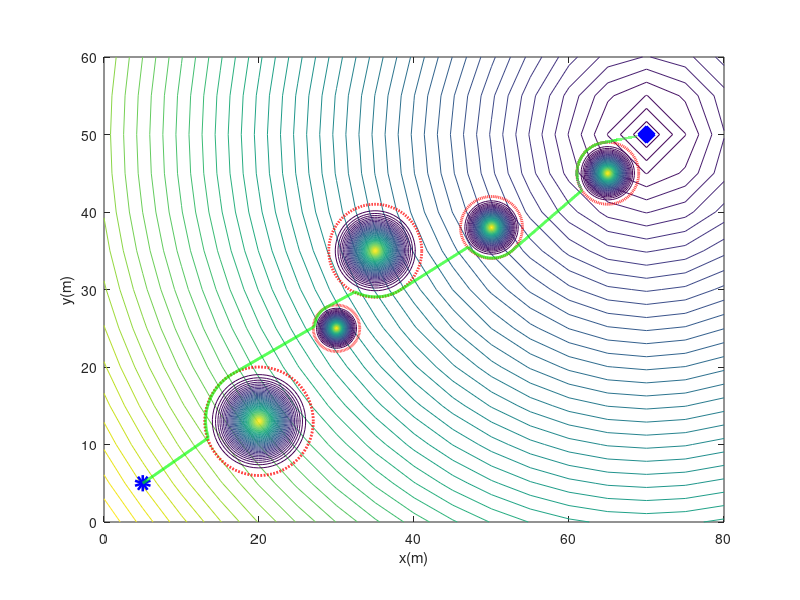

The MATLAB source for this figure:
%% Define the artificial potential field parameters
% Points of attraction
xa = 70;
ya = 50;
% Location of obstacles
nobs = 5;
xo = [20 30 35 50 65];
yo = [13 25 35 38 45];
% Size of obstacles (rho_0)
rho_0 = [7 3 6 4 4];
% Constants.
Ka = 1; 
Kv = 50; 
Kr = [500 250 400 300 300];
mass = 5;
%% Integration step.
% initial conditions
x0 = 5; y0 = 5;
% Initialise simulation parameters
x = x0; y = y0;
vx = 0; vy = 0;
terminate = false;
t = 0;
dt = 0.01;
% Store variables for later assessment
traj = [];
Fac = []; 
Frc = []; 
Fdc = [];
Fc = [];
while(~terminate)
    %% Check if reached destination
    rho = sqrt((xa-x)^2+(ya-y)^2);
    if(rho < 0.1)
        terminate = true;
    end
    %
    %% Calculate the conservative forces
    % Attractive force (Fa)
    Fa = zeros(2,1);

    Fa(1,1) = Fa(1,1) + Ka *(xa - x);
    Fa(2,1) = Fa(2,1) + Ka *(ya - y);
        
    Fac = [Fac Fa];
    % Repulsive force (Fr)
    Fr = zeros(2,1);
    for i = 1:nobs
       rho_obs = sqrt((x-xo(i))^2+(y-yo(i))^2);
        if rho_obs < rho_0(i)
           Fr(1,1) = Fr(1,1) + Kr(i) * (1/rho_obs - 1/rho_0(i)) * rho_obs^1.01 * (x-xo(i)); % Equation for repulsive force
           Fr(2,1) = Fr(2,1) + Kr(i) * (1/rho_obs - 1/rho_0(i)) * rho_obs^1.01 * (y-yo(i)); % Equation for repulsive force
        end
    end
    Frc = [Frc Fr];
    % Damping force (Fd)
    Fd = zeros(2,1);
    Fd(1,1) = -Kv * vx;
    Fd(2,1) = -Kv * vy;

    Fdc = [Fdc Fd];
    % Total force (F)
    
    F(1,1) = Fa(1,1) + Fr(1,1) + Fd(1,1);
    F(2,1) = Fa(2,1) + Fr(2,1) + Fd(2,1);
   
    Fc = [Fc F];
    % Velocity and Position (vx, vy, x, y) through integrating the equations

    vx = vx + (F(1,1)/mass) * dt; % Update velocity in x-direction
    vy = vy + (F(2,1)/mass) * dt; % Update velocity in y-direction
    x = x + vx * dt; % Update position in x-direction
    y = y + vy * dt; % Update position in y-direction

    traj = [traj [x;y]]; %plot the trajectory
end
%% Display the results
% Plot the trajectory
figure(1);
% Now the attractive potential contour
xmin = 0; xmax = 80;
ymin = 0; ymax = 60;
[X,Y] = meshgrid(xmin:5:xmax,ymin:5:ymax);
Z = 1.0*(0.5*Ka*sqrt((X-xa).^2+(Y-ya).^2));
Zmax = max(max(Z));
Z = 10*Z/Zmax;
contour(X,Y,Z,50);hold on; 
plot(traj(1,1),traj(2,1),'bo','LineWidth',6);
plot(xa,ya,'bx','LineWidth',10);
xlabel('x(m)');
ylabel('y(m)');
axis('equal');
% The obstacle contours
for kk = 1:nobs
    r = 0:0.01:rho_0(kk);
    tht = 0:0.1:2*pi+0.1;
    [THT,R] = meshgrid(tht,r);
    Z = 0.5*Kr(kk)*((sqrt((R.*cos(THT)).^2+(R.*sin(THT)).^2))-(rho_0(kk))).^2;
    Zmax = max(max(Z));
    Z = 10*Z/Zmax;
    contour(xo(kk)+R.*cos(THT),yo(kk)+R.*sin(THT),Z,50);
end
% Draw the obstacle boundaries
for jj = 1:nobs
    tht = 0:0.01:2*pi;
    xobs = xo(jj)+rho_0(jj)*cos(tht);
    yobs = yo(jj)+rho_0(jj)*sin(tht);
    plot(xobs,yobs,':r','LineWidth',2.0);
end
%% Finally, plot the trajectory
plot(traj(1,:),traj(2,:),'g','LineWidth',2.0);
hold off;
axis equal;
axis tight;

